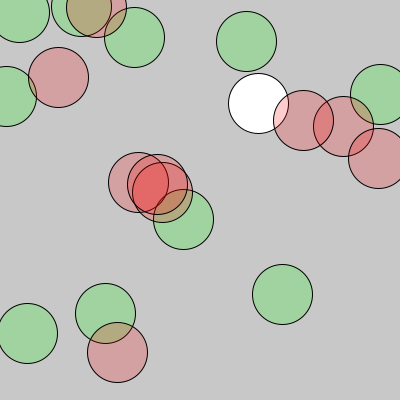
Frame 1 (no input)
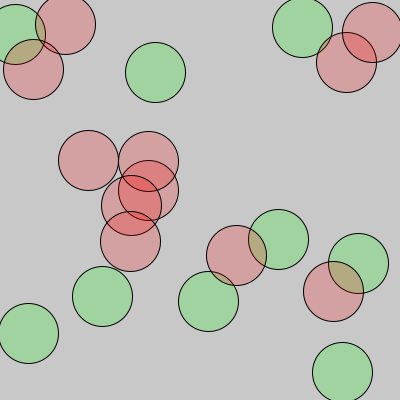
Frame 2 (the mouse pressed at the canvas centre, redrawn once)

The Processing sketch that drew these frames (run headless with seeded random() and noise(); the mouse was pressed at the canvas centre and the sketch redrawn once):

// Processing sketch: inclusion_collision_testing_2
// ── inclusion_collision_testing_2.pde
// test for collision between multiple circles

// set up an array of circles
int maxCircles = 20;
int Circles[] = new int[maxCircles];

// and corresponding arrays for their positions
float circleXPositions[] = new float[maxCircles];
float circleYPositions[] = new float[maxCircles];

float circleRadius = 30;

void setup() {
  size(400,400);

}

void draw() {
  noLoop(); // no looping, just loop through the array of circles
  ellipseMode(CENTER);
  background(200);
  
  // loop through the array of circles
  for (int i = 0; i < Circles.length; i++) {
    
    // set the position for a hypothetical circle
    float xPos = random(0,width);
    float yPos = random(0,height); 
    
    // loop through all previous circles and test for collision
    for (int j=0; j < i ; j++) {
      if (testForCollision(circleXPositions[j], circleYPositions[j], xPos, yPos, circleRadius, circleRadius)) {
        fill(255,0,0,50);
        break;
      } else {
        fill(0,255,0,50);
      }
  }
    // load its final dimensions into arrays, so we can test against these when making new circles        
    circleXPositions[i] = xPos;
    circleYPositions[i] = yPos;
    
    // draw it
    ellipse(xPos, yPos, 2*circleRadius, 2*circleRadius);
    
    
    
  }
}


boolean testForCollision(float existingCircleXPos, float existingCircleYPos, float newCircleXPos, float newCircleYPos, float existingCircleRadius, float newCircleRadius) {
 
  if (dist(existingCircleXPos, existingCircleYPos, newCircleXPos, newCircleYPos) < existingCircleRadius+newCircleRadius) {
    return true;
  } else {
    return false;
  }  
  
}
